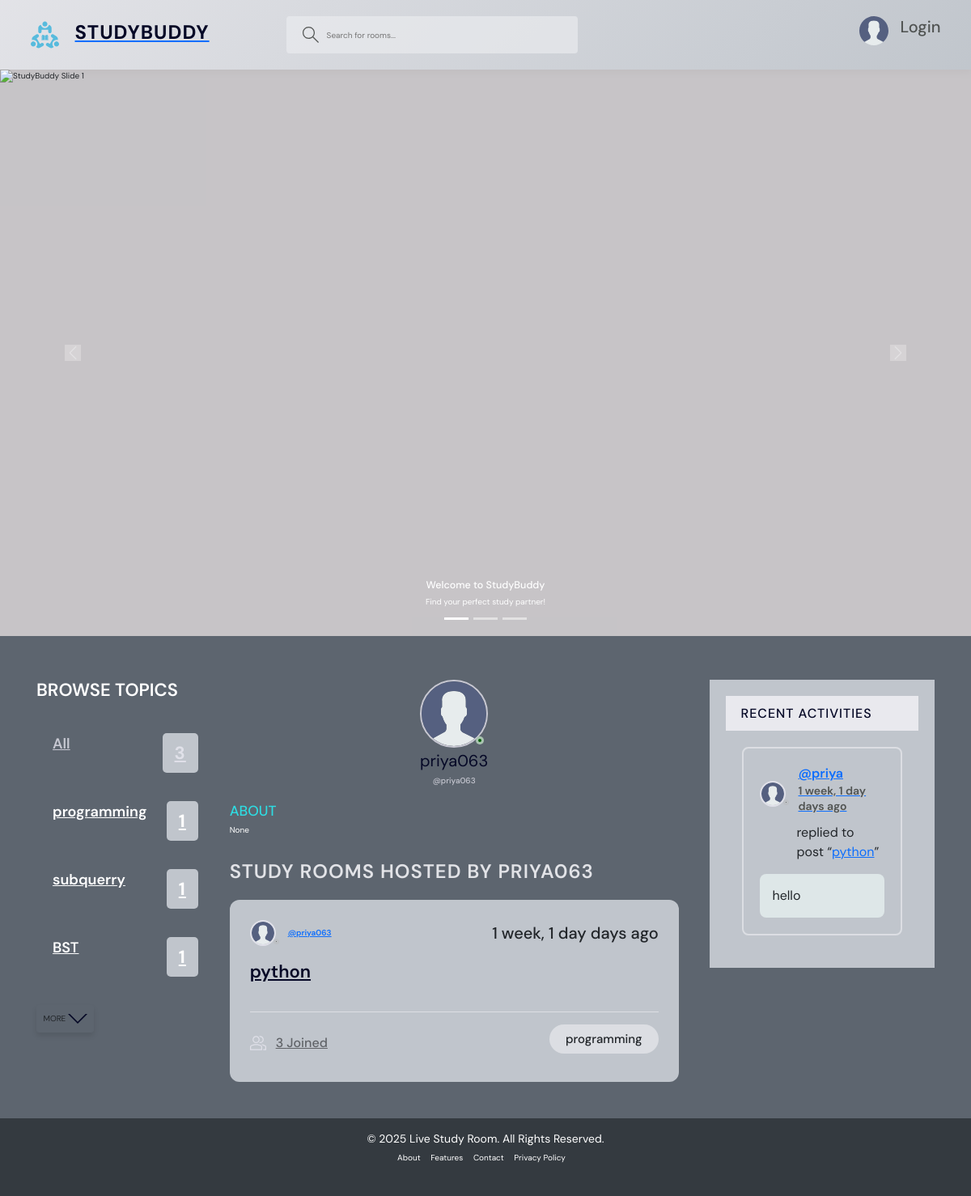
The app's page /profile/2/ with its own data.
### base/models.py (models this page shows, shortened)
class Topic(models.Model):
    name=models.CharField(max_length=200)

class User(AbstractUser):
    name=models.CharField(max_length=200,null=True)
    email=models.EmailField(unique=True,null=True)
    bio=models.TextField(null=True)
    avatar=models.ImageField(null=True,default="avatar.svg")
    USERNAME_FIELD='email'
    REQUIRED_FIELDS=[]

class Room(models.Model):
    host=models.ForeignKey(User,on_delete=models.SET_NULL,null=True)
    topic=models.ForeignKey(Topic,on_delete=models.SET_NULL,null=True)
    name=models.CharField(max_length=200)
    description=models.TextField(null=True,blank=True)#null=True means that database cannot have a row with this value blank we can't keep it blank
    participants=models.ManyToManyField(User,related_name='participants',blank=True)
    updated=models.DateTimeField(auto_now=True)#every time the save method is called update the timeStamp
    created=models.DateTimeField(auto_now_add=True)
    class Meta:
        ordering:['-updated','-created']
    def __str__(self):
        return self.name

class Message(models.Model):
    user=models.ForeignKey(User,on_delete=models.CASCADE)#One user could have multiple msgs butmultiple msgs could be
    room=models.ForeignKey(Room,on_delete=models.CASCADE)#all the messages will be deleted if the particular room is deleted
    file = models.FileField(upload_to='uploads/', blank=True, null=True)
    body=models.TextField()
    updated=models.DateTimeField(auto_now=True)#every time the save method is called update the timeStamp
    created=models.DateTimeField(auto_now_add=True)
    class Meta:
        ordering:['-updated','-created']

### base/views.py (the view)
# urls.py: path('profile/<str:pk>/',views.userProfile,name="user-profile"),
def userProfile(request,pk):
    user=User.objects.get(id=pk)#This would fetch me the user who's messgae was that
    rooms=user.room_set.all()
    room_messages=user.message_set.all()
    topics=Topic.objects.all()
    context={'user':user,'rooms':rooms,'room_messages':room_messages,'topics':topics}
    return render(request,'base/profile.html',context)

### base/templates/base/profile.html (shortened to what this page needs)
{%extends 'main.html'%}
{%block content%}
  <main class="profile-page layout layout--3">
    <div class="container">
      {% include 'base/topics_component.html' %}
      <div class="roomList">
        <div class="profile">
          <div class="profile__avatar">
            <div class="avatar avatar--large active">
              <img src="{{user.avatar.url}}" />
            </div>
          </div>
          <div class="profile__info">
            <h3>{{user.username}}</h3>
            <p>@{{user.username}}</p>
          </div>
          <div class="profile__about">
            <h3>About</h3>
            <p>
              {{user.bio}}
            </p>
          </div>
        </div>
        <div class="roomList__header">
          <div>
            <h2>Study Rooms Hosted by {{user.username}}</a>
            </h2>
          </div>
        </div>
        {%include 'base/feed_component.html' %}
      </div>
      {%include 'base/activity_component.html' %}
    </div>
  </main>
{%endblock content%}

### base/templates/base/topics_component.html
<div class="topics">
    <div class="topics__header">
      <h2>Browse Topics</h2>
    </div>
    <ul class="topics__list">
      <li>
        <a href="{%url 'home' %}" class="active">All <span>{{topics.count}}</span></a>
      </li>
      {%for topic in topics %}
      <li>
        <a href="{%url 'home'%}?q={{topic.name}}">{{topic.name}} <span>{{topic.room_set.all.count}}</span></a>
      </li>
      {%endfor%}
    </ul>
    <a class="btn btn--link" href="{%url 'topics' %}">
      More
      <svg
        version="1.1"
        xmlns="http://www.w3.org/2000/svg"
        width="32"
        height="32"
        viewBox="0 0 32 32"
      >
        <title>chevron-down</title>
        <path d="M16 21l-13-13h-3l16 16 16-16h-3l-13 13z"></path>
      </svg>
    </a>
  </div>

### base/templates/base/feed_component.html (shortened to what this page needs)
{%for room in rooms %}
<div class="roomListRoom">
    <div class="roomListRoom__header">
      <a href="{%url 'user-profile' room.host.id %}" class="roomListRoom__author">
        <div class="avatar avatar--small">
          <img src="{{room.host.avatar.url}}" />
        </div>
        <span>@{{room.host.username}}</span>
      </a>
      <div class="roomListRoom__actions">
        <span>{{room.created|timesince}} days ago</span>
      </div>
    </div>
    <div class="roomListRoom__content">
      <a href="{%url 'room' room.id%}">{{room.name}}</a>
    </div>
    <div class="roomListRoom__meta">
      <a href="{%url 'room' room.id %}" class="roomListRoom__joined">
        {{room.participants.all.count}} Joined
      </a>
      <p class="roomListRoom__topic">{{room.topic.name}}</p>
    </div>
  </div>
{%endfor%}

### base/templates/base/activity_component.html (shortened to what this page needs)
<div class="activities">
    <div class="activities__header">
      <h2>Recent Activities</h2>
    </div>
    {%for message in room_messages %}
    <div class="activities__box">
      <div class="activities__boxHeader roomListRoom__header">
        <a href="{% url 'user-profile' message.user.id%}" class="roomListRoom__author">
          <div class="avatar avatar--small">
            <img src="{{message.user.avatar.url}}" />
          </div>
          <p>
            @{{message.user.name}}
            <span>{{message.created|timesince}} days ago</span>
          </p>
        </a>
      </div>
      <div class="activities__boxContent">
        <p>
          replied to post “<a href="room.html">{{message.room}}</a
          >”
        </p>
        <div class="activities__boxRoomContent">
          {{message.body}}
        </div>
      </div>
    </div>
    {%endfor%}
  </div>

### records on screen
Topic: name "programming", room_set.all.count "1"
Topic: name "subquerry", room_set.all.count "1"
Topic: name "BST", room_set.all.count "1"
User: avatar (placeholder picture), username "priya063", bio "None", username "PRIYA063"
Room: host.avatar (placeholder picture), host.username "priya063", created "1 week, 1 day", name "python", participants.all.count "3", topic.name "programming"
Message: user.avatar (placeholder picture), user.name "priya", created "1 week, 1 day", room "python", body "hello"

### other values on screen
{{ topics.count }} "3"
